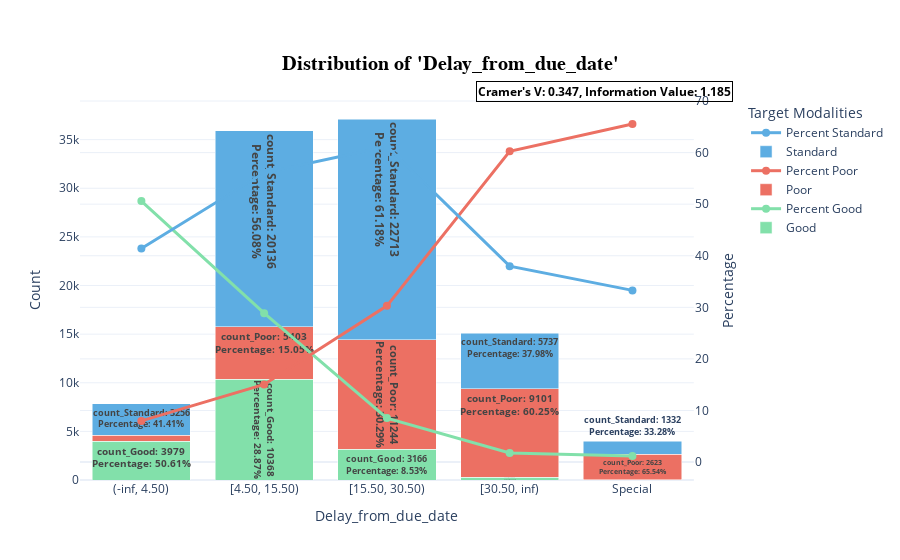

The notebook cell this image was saved under:
### Markdown cell above
We can also visualize them using a bar plot.

### Code cell
fig = generate_bar_plot(
    df=transformed_df_binned,
    feature="Delay_from_due_date",
    target_var=target,
    cat_ref="Good",
)
fig.show()

### Figure 1 — Plotly figure (JSON) as saved in the notebook; plotly's stock layout.template omitted (floating-point values rounded to 4 significant figures)
{"data": [{"customdata": [50.61, 28.87, 8.528, 1.774, 1.174], "hoverinfo": "all", "hovertemplate": ["<b>count_Good: 3979<br>Percentage: 50.61%<br>WoE: 1.55<br>JS Distance: 0.28", "<b>count_Good: 10368<br>Percentage: 28.87%<br>WoE: 0.63<br>JS Distance: 0.13", "<b>count_Good: 3166<br>Percentage: 8.53%<br>WoE: -0.84<br>JS Distance: 0.10", "<b>count_Good: 268<br>Percentage: 1.77%<br>WoE: -2.49<br>JS Distance: 0.27", "<b>count_Good: 47<br>Percentage: 1.17%<br>WoE: -2.90<br>JS Distance: 0.30"], "marker": {"color": "#82E0AA"}, "name": "Good", "text": ["<b>count_Good: 3979<br>Percentage: 50.61%<br>", "<b>count_Good: 10368<br>Percentage: 28.87%<br>", "<b>count_Good: 3166<br>Percentage: 8.53%<br>", "<b>count_Good: 268<br>Percentage: 1.77%<br>", "<b>count_Good: 47<br>Percentage: 1.17%<br>"], "type": "bar", "x": ["(-inf, 4.50)", "[4.50, 15.50)", "[15.50, 30.50)", "[30.50, inf)", "Special"], "xaxis": "x", "y": [3979, 10368, 3166, 268, 47], "yaxis": "y"}, {"line": {"color": "#82E0AA", "width": 3}, "marker": {"color": "#82E0AA", "size": 8}, "mode": "lines+markers", "name": "Percent Good", "type": "scatter", "x": ["(-inf, 4.50)", "[4.50, 15.50)", "[15.50, 30.50)", "[30.50, inf)", "Special"], "xaxis": "x", "y": [50.61, 28.87, 8.528, 1.774, 1.174], "yaxis": "y2"}, {"customdata": [7.975, 15.05, 30.29, 60.25, 65.54], "hoverinfo": "all", "hovertemplate": ["<b>count_Poor: 627<br>Percentage: 7.98%<br>WoE: 1.55<br>JS Distance: 0.28", "<b>count_Poor: 5403<br>Percentage: 15.05%<br>WoE: 0.63<br>JS Distance: 0.13", "<b>count_Poor: 11244<br>Percentage: 30.29%<br>WoE: -0.84<br>JS Distance: 0.10", "<b>count_Poor: 9101<br>Percentage: 60.25%<br>WoE: -2.49<br>JS Distance: 0.27", "<b>count_Poor: 2623<br>Percentage: 65.54%<br>WoE: -2.90<br>JS Distance: 0.30"], "marker": {"color": "#EC7063"}, "name": "Poor", "text": ["<b>count_Poor: 627<br>Percentage: 7.98%<br>", "<b>count_Poor: 5403<br>Percentage: 15.05%<br>", "<b>count_Poor: 11244<br>Percentage: 30.29%<br>", "<b>count_Poor: 9101<br>Percentage: 60.25%<br>", "<b>count_Poor: 2623<br>Percentage: 65.54%<br>"], "type": "bar", "x": ["(-inf, 4.50)", "[4.50, 15.50)", "[15.50, 30.50)", "[30.50, inf)", "Special"], "xaxis": "x", "y": [627, 5403, 11244, 9101, 2623], "yaxis": "y"}, {"line": {"color": "#EC7063", "width": 3}, "marker": {"color": "#EC7063", "size": 8}, "mode": "lines+markers", "name": "Percent Poor", "type": "scatter", "x": ["(-inf, 4.50)", "[4.50, 15.50)", "[15.50, 30.50)", "[30.50, inf)", "Special"], "xaxis": "x", "y": [7.975, 15.05, 30.29, 60.25, 65.54], "yaxis": "y2"}, {"customdata": [41.41, 56.08, 61.18, 37.98, 33.28], "hoverinfo": "all", "hovertemplate": ["<b>count_Standard: 3256<br>Percentage: 41.41%<br>WoE: 1.55<br>JS Distance: 0.28", "<b>count_Standard: 20136<br>Percentage: 56.08%<br>WoE: 0.63<br>JS Distance: 0.13", "<b>count_Standard: 22713<br>Percentage: 61.18%<br>WoE: -0.84<br>JS Distance: 0.10", "<b>count_Standard: 5737<br>Percentage: 37.98%<br>WoE: -2.49<br>JS Distance: 0.27", "<b>count_Standard: 1332<br>Percentage: 33.28%<br>WoE: -2.90<br>JS Distance: 0.30"], "marker": {"color": "#5DADE2"}, "name": "Standard", "text": ["<b>count_Standard: 3256<br>Percentage: 41.41%<br>", "<b>count_Standard: 20136<br>Percentage: 56.08%<br>", "<b>count_Standard: 22713<br>Percentage: 61.18%<br>", "<b>count_Standard: 5737<br>Percentage: 37.98%<br>", "<b>count_Standard: 1332<br>Percentage: 33.28%<br>"], "type": "bar", "x": ["(-inf, 4.50)", "[4.50, 15.50)", "[15.50, 30.50)", "[30.50, inf)", "Special"], "xaxis": "x", "y": [3256, 20136, 22713, 5737, 1332], "yaxis": "y"}, {"line": {"color": "#5DADE2", "width": 3}, "marker": {"color": "#5DADE2", "size": 8}, "mode": "lines+markers", "name": "Percent Standard", "type": "scatter", "x": ["(-inf, 4.50)", "[4.50, 15.50)", "[15.50, 30.50)", "[30.50, inf)", "Special"], "xaxis": "x", "y": [41.41, 56.08, 61.18, 37.98, 33.28], "yaxis": "y2"}], "layout": {"annotations": [{"align": "right", "bordercolor": "black", "borderwidth": 1, "font": {"color": "black", "size": 12}, "showarrow": false, "text": "<b>Cramer's V: 0.347, Information Value: 1.185", "x": 1, "xref": "paper", "y": 1.05, "yref": "paper"}], "barmode": "stack", "hovermode": "x", "legend": {"title": {"text": "Target Modalities"}}, "title": {"font": {"color": "black", "family": "Arial, sans-serif", "size": 20}, "text": "<b>Distribution of 'Delay_from_due_date'</b>", "x": 0.5, "xanchor": "center", "y": 0.9, "yanchor": "top"}, "xaxis": {"anchor": "y", "domain": [0, 0.94], "title": {"text": "Delay_from_due_date"}}, "yaxis": {"anchor": "x", "domain": [0, 1], "title": {"text": "Count"}}, "yaxis2": {"anchor": "x", "overlaying": "y", "side": "right", "title": {"text": "Percentage"}}}}
